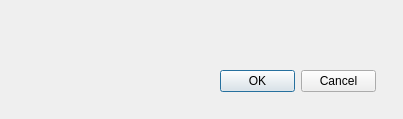
<?xml version="1.0" encoding="UTF-8"?>
<ui version="4.0">
 <class>Form</class>
 <widget class="QWidget" name="Form">
  <property name="geometry">
   <rect>
    <x>0</x>
    <y>0</y>
    <width>403</width>
    <height>119</height>
   </rect>
  </property>
  <property name="windowTitle">
   <string>Form</string>
  </property>
  <widget class="QLabel" name="message">
   <property name="geometry">
    <rect>
     <x>20</x>
     <y>20</y>
     <width>351</width>
     <height>41</height>
    </rect>
   </property>
   <property name="font">
    <font>
     <pointsize>11</pointsize>
    </font>
   </property>
   <property name="text">
    <string/>
   </property>
   <property name="alignment">
    <set>Qt::AlignCenter</set>
   </property>
   <property name="wordWrap">
    <bool>true</bool>
   </property>
  </widget>
  <widget class="QDialogButtonBox" name="confirm_box">
   <property name="geometry">
    <rect>
     <x>220</x>
     <y>70</y>
     <width>156</width>
     <height>23</height>
    </rect>
   </property>
   <property name="standardButtons">
    <set>QDialogButtonBox::Cancel|QDialogButtonBox::Ok</set>
   </property>
  </widget>
 </widget>
 <resources/>
 <connections/>
</ui>
